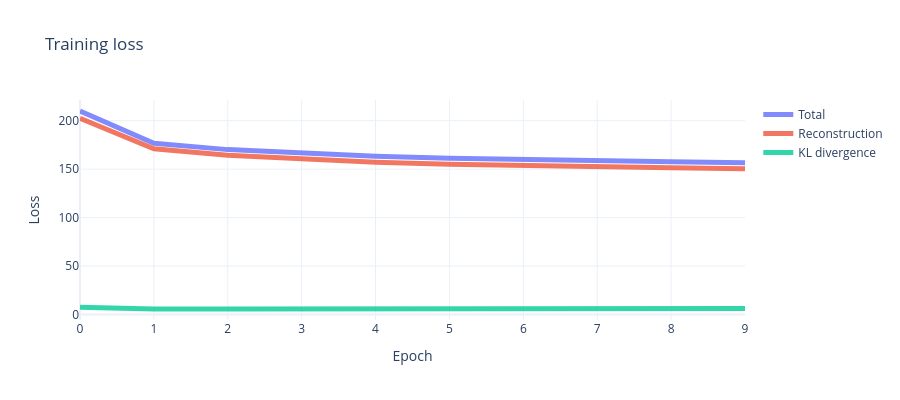

The notebook cell saved with this chart:
### Code cell
total_losses = [r + k for r, k in zip(recon_losses, kl_losses)]

fig = go.Figure()
fig.add_trace(go.Scatter(y=total_losses, mode="lines", name="Total", line=dict(width=5, color="#636EFA"), opacity=0.8))
fig.add_trace(go.Scatter(y=recon_losses, mode="lines", name="Reconstruction", line=dict(width=5, color="#EF553B"), opacity=0.8))
fig.add_trace(go.Scatter(y=kl_losses, mode="lines", name="KL divergence", line=dict(width=5, color="#00CC96"), opacity=0.8))
fig.update_layout(title="Training loss", xaxis_title="Epoch", yaxis_title="Loss", height=400, template="plotly_white")
fig.show()

### Figure 1 — Plotly figure (JSON) as saved in the notebook; plotly's stock layout.template omitted (floating-point values rounded to 4 significant figures)
{"data": [{"line": {"color": "#636EFA", "width": 5}, "mode": "lines", "name": "Total", "opacity": 0.8, "type": "scatter", "y": [210.0, 176.7, 170.2, 166.1, 163.2, 161.2, 159.8, 158.6, 157.6, 156.7]}, {"line": {"color": "#EF553B", "width": 5}, "mode": "lines", "name": "Reconstruction", "opacity": 0.8, "type": "scatter", "y": [202.5, 170.9, 164.4, 160.2, 157.3, 155.2, 153.7, 152.4, 151.4, 150.5]}, {"line": {"color": "#00CC96", "width": 5}, "mode": "lines", "name": "KL divergence", "opacity": 0.8, "type": "scatter", "y": [7.502, 5.734, 5.768, 5.845, 5.938, 6.028, 6.084, 6.142, 6.213, 6.235]}], "layout": {"height": 400, "title": {"text": "Training loss"}, "xaxis": {"title": {"text": "Epoch"}}, "yaxis": {"title": {"text": "Loss"}}}}
